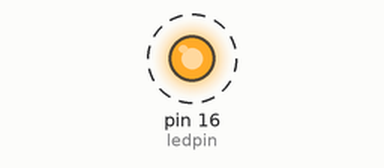
Recording of a sketch running on a simulated Arduino Uno, built with avr-gcc and run on an emulated ATmega328P. Shown: output pins drawn as LEDs (lit = HIGH). Dashed ring = blinking.

Above: at 0.5 s.
Timing chart, 0 to 4.6 s (numbered marks = the images above):
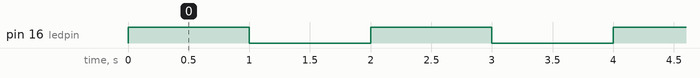

The sketch:

Blink_led.ino
```cpp
int ledpin=16;

void setup()
{
  pinMode(ledpin, OUTPUT);
}

void loop()
{
  digitalWrite(ledpin, HIGH);
  delay(1000);
  digitalWrite(ledpin, LOW);
  delay(1000);
}
```

Measured:
- by itself, pin 16 (ledpin): alternates HIGH for 1.0 s and LOW for 1.0 s
